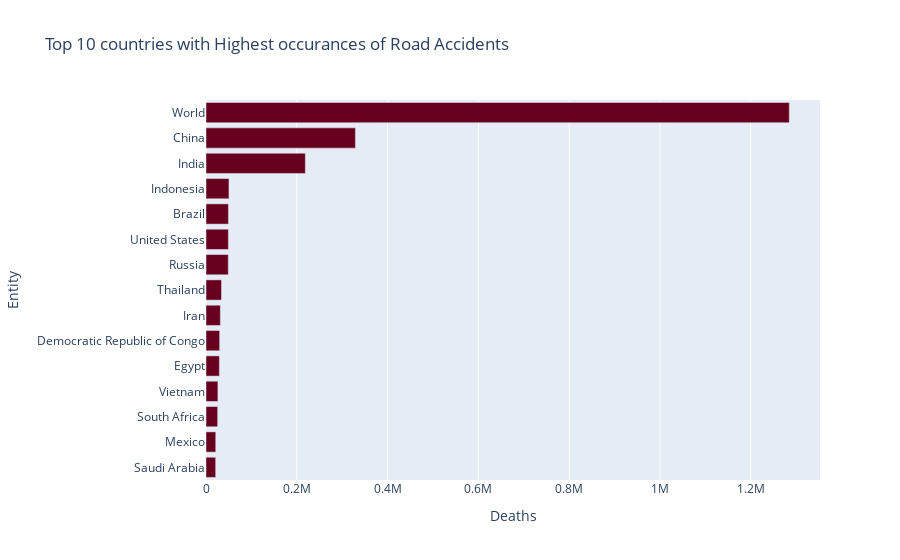

Here is the notebook cell this chart was saved with:
### Code cell
top15 = country.sort_values(by = 'Deaths',ascending = False)[:15]
fig = px.bar(top15[::-1], x= 'Deaths', 
            y = 'Entity', orientation = 'h', color_discrete_sequence  = px.colors.sequential.RdBu, 
            title = 'Top 10 countries with Highest occurances of Road Accidents',
            hover_name = 'Year')
fig.show()
region[region['Entity'] == 'World']

### Figure 1 — Plotly figure (JSON) as saved in the notebook; plotly's stock layout.template omitted (floating-point values rounded to 4 significant figures)
{"data": [{"alignmentgroup": "True", "hovertemplate": "<b>%{hovertext}</b><br><br>Deaths=%{x}<br>Entity=%{y}<extra></extra>", "hovertext": [2019, 2018, 2003, 2012, 2019, 2015, 2003, 1996, 1994, 2002, 2011, 2001, 2012, 2009, 2008], "legendgroup": "", "marker": {"color": "rgb(103,0,31)", "pattern": {"shape": ""}}, "name": "", "offsetgroup": "", "orientation": "h", "showlegend": false, "textposition": "auto", "type": "bar", "x": [21316, 21503, 25733, 26227, 29490, 30061, 31635, 34153, 49102, 49318, 49449, 50597, 218869, 329237, 1285039], "xaxis": "x", "y": ["Saudi Arabia", "Mexico", "South Africa", "Vietnam", "Egypt", "Democratic Republic of Congo", "Iran", "Thailand", "Russia", "United States", "Brazil", "Indonesia", "India", "China", "World"], "yaxis": "y"}], "layout": {"barmode": "relative", "legend": {"tracegroupgap": 0}, "title": {"text": "Top 10 countries with Highest occurances of Road Accidents"}, "xaxis": {"anchor": "y", "domain": [0, 1], "title": {"text": "Deaths"}}, "yaxis": {"anchor": "x", "domain": [0, 1], "title": {"text": "Entity"}}}}
